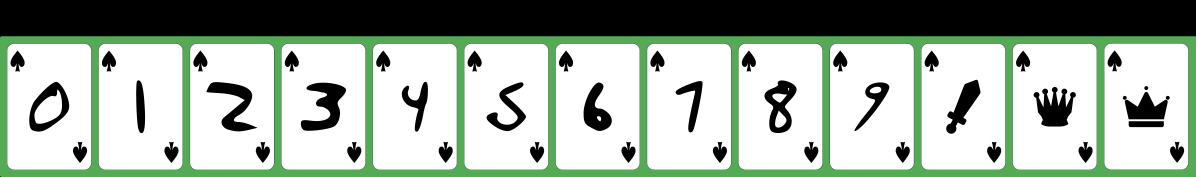
#> input picture media/example_cards.png, 4782 x 708 px, given in place of 1.jpg, which was not available (shown at 1/4 size)
$ python -i segmentation.py   (imports and definitions only)
#> lines starting #> are read from the running program, lines starting #| are printed output that depends on the picture; after the words box and inside, x2 and y2 are one past the last pixel; in counts of white or black regions, pixels touching at a corner belong together; pictures that were not available may be replaced by others from this repository, and a replacement may not be noted
import os
import pandas as pd
import numpy as np
from skimage import exposure
from scipy.spatial import distance
import cv2


def get_centers_contours(sorted_contours, len_contours):
    """
    get the center coordinates of contours
    """
    centers = np.zeros((len_contours, 2))

    for i in range(0, len_contours):
        M = cv2.moments(sorted_contours[i].copy())
        cX = int(M["m10"] / M["m00"])
        cY = int(M["m01"] / M["m00"])
        centers[i, 0] = cX
        centers[i, 1] = cY

    return centers


# [150 lines left out: functions find_suits, get_contours_one_card, get_needed_contours, not called in this run]


def get_centers_and_ordered(cntsSorted, center_badge_idx):
    """
    INPUTS:
    - cntsSorted: sorted contours
    - center_badge_idx: index of the badge

    OUTPUTS:
    - contours reordered with respect to the player number
    - the badge coordinates
    - center coordinates reordered with respect to the player number
    """
    # Get the centers of each contour
    centers = get_centers_contours(cntsSorted, len(cntsSorted))

    # get centers of cards only as numpy array
    centers_cards = np.array([centers[i, :] for i in range(5) if i != center_badge_idx])

    # Rearrange centers with respect to the players' names
    player1 = np.argmax(centers_cards[:, 1])
    player3 = np.argmin(centers_cards[:, 1])
    player2 = np.argmax(centers_cards[:, 0])
    player4 = np.argmin(centers_cards[:, 0])
    players_args = [player1, player2, player3, player4]

    center_badge_coordinates = centers[center_badge_idx, :]
    centers_ordered = np.array([centers_cards[i, :] for i in players_args])
    ordered_contours_cards = [cntsSorted[i] for i in players_args]
    return center_badge_coordinates, centers_ordered, ordered_contours_cards


def dilate_image(img, nb_iters=5, dilate=False):
    """
    apply a morphological change to the image
    the change is whether a dilation (with a number of terations that can be chosen) or a simple close
    """
    if dilate:
        return cv2.morphologyEx(img, cv2.MORPH_DILATE, kernel, iterations=nb_iters)
    else:
        return cv2.morphologyEx(img, cv2.MORPH_CLOSE, kernel, iterations=nb_iters)


def apply_hull(contours):
    """
    Apply convex hull to contours
    Helps when not all contours are visible
    """
    hull = []
    for i in range(len(contours)):
        hull.append(cv2.convexHull(contours[i].copy(), False))
    return hull


def get_ratio_area_enclosed_area(closed_contour):
    """
    compute area of contour and the area of its enclosed circle and return the ratio
    Helps us find the dealer
    """
    # compute the radius of the minimum enclosing circle of the contour
    min_circle_radius = cv2.minEnclosingCircle(closed_contour)[-1]

    # get the area of the minimum enclosing circle of the contour
    area_enclosing = np.pi * min_circle_radius**2

    # get the area of the contour
    area = cv2.contourArea(closed_contour)

    # return the ratio of the area of the contour by the area of the minimum enclosing circle
    return area / area_enclosing


def get_important_contours(
    img, dilate=False, nb_iters=5, hull=False, delay_pixel=0, gamma=1.51
):
    """
    1) Adjust gamma
    2) Apply a green filter that will return a greyscale image depending whether the pixel is green or not
    3) Possibility to apply dilation (with chosen number of iterations) on the greyscale image
    4) Find the contours of the image
    5) Possibility to apply a hull on the contours
    6) sort the contours depending on the length and keep the 5 first ones
    If the contours have been well retrieved, the first four represent the cards while the fifth representts the dealer

    INPUTS:
    - img : The original image
    - dilate: Boolean: Whether we want to dilate the image or not (after passing the green filter)
    - nb_iters: number of iterations applied in the dilation
    - hull: Boolean: whether we want to apply a hull on the contours or not
    - delay_pixel: Int: number we put if we want the threshold of green pixels to be larger

    OUTPUT:
    The 5 largest contours (representing the four cards and the dealer badge)
    """
    green_contours = get_green_contours(img.copy(), delay_pixel)

    # dilate the contours of the image
    final_im = dilate_image(green_contours.copy(), nb_iters=5, dilate=False)

    # Get contours
    contours_tmp, _ = cv2.findContours(
        final_im.copy(), cv2.RETR_EXTERNAL, cv2.CHAIN_APPROX_SIMPLE
    )

    if hull:
        contours2 = apply_hull(contours_tmp)
    else:
        contours2 = contours_tmp

    cntsSorted = sorted(contours2, key=lambda x: cv2.arcLength(x, True))[::-1][:5]
    return cntsSorted


kernel = np.ones((5, 5), np.uint8)


def get_green_contours(img, delay_pixel=0):
    """
    function that return a greyscale image after applying a mask that detects green colours
    delay_pixel: Int : number with which we want to change the green mask interval (the bigger the wider the interval)
    """
    # Convert image to hsv
    hsv = cv2.cvtColor(img, cv2.COLOR_BGR2HSV)

    # Get the mask
    mask = cv2.inRange(
        hsv,
        (40 - delay_pixel, 25 - delay_pixel, 25 - delay_pixel),
        (80 + delay_pixel, 255, 255),
    )

    ## slice the green
    imask = mask > 0
    green = np.zeros_like(img, np.uint8)
    green[imask] = 255
    greyscale = cv2.cvtColor(green, cv2.COLOR_BGR2GRAY)
    return greyscale


def get_digits(path, train=False):
    """
    Main function, used to find the digits and return them
    INPUT:
    - path: str: path to the data folder
    - train: Bool: whether we are training (generating data to be able to test it)
    or that we are testing (no labels given)
    """
#> called with path = '../media/example_cards.png', train = False
    X_digits = []
    X_suits = []
    pred_dealer = []
    image_paths = []

    # Prepare the paths list for train or test
    if train:

        y_digits = []
        y_suits = []
        test_dealer = []

        games_paths = sorted(["game" + str(i) for i in range(1, 8)])
        rounds_paths = [str(i) + ".jpg" for i in range(1, 14)]
        for game_nb in range(0, len(games_paths)):

            results_path = os.path.join(
                path, "train", games_paths[game_nb], "game" + str(game_nb + 1) + ".csv"
            )

            data_game_1 = pd.read_csv(results_path)

            for round_number in range(len(rounds_paths)):
                # could have been done with for loop
                row = data_game_1.loc[round_number, :]
                y_suits.append(row.P1[1])
                y_digits.append(row.P1[0])

                y_suits.append(row.P2[1])
                y_digits.append(row.P2[0])

                y_suits.append(row.P3[1])
                y_digits.append(row.P3[0])

                y_suits.append(row.P4[1])
                y_digits.append(row.P4[0])

                test_dealer.append(row["D"])

                image_paths.append(
                    os.path.join(
                        path, "train", games_paths[game_nb], rounds_paths[round_number]
                    )
                )

    else:
        rounds_paths = [str(i) + ".jpg" for i in range(1, 14)]
        for round_nb in range(len(rounds_paths)):
            round = rounds_paths[round_nb]
            image_paths.append(os.path.join(path, "test", round))

    # Begin processing
    counter = 0
    for image_path in image_paths:
        img_original = cv2.imread(image_path)
#> img_original is the input picture: shape (708, 4782, 3); mean B, G, R 160.4, 172.5, 160.4
        img = img_original.copy()
        img = exposure.adjust_gamma(img.copy(), gamma=1.51)
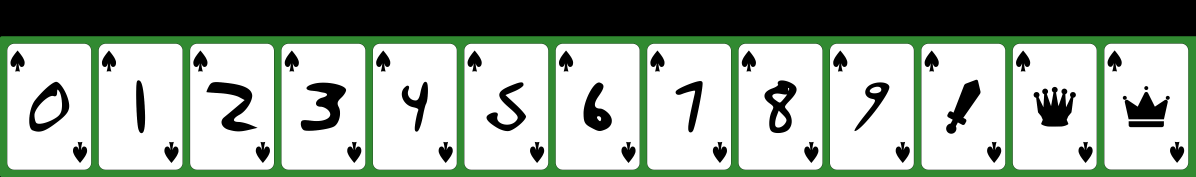
#> img: shape (708, 4782, 3) (shown at 1/4 size); mean B, G, R 155, 167.6, 155
        cntsSorted = get_important_contours(
            img.copy(), dilate=True, nb_iters=5, hull=True
        )
#> in get_green_contours, `hsv = cv2.cvtColor(img, cv2.COLOR_BGR2HSV)`: hsv: shape (708, 4782, 3); mean H, S, V 8.8, 23.7, 167.6
#> in get_green_contours, `mask = cv2.inRange( hsv, (40 - delay_pixel, 25 - delay_pixel, 25 - del..`:
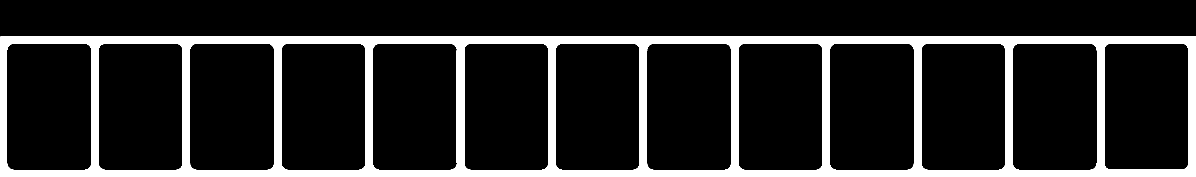
#> mask: shape (708, 4782) (shown at 1/4 size); 14.4% white; 1 white region, box (x1, y1, x2, y2) and area: (0, 145, 4782, 708) 486354
#> in dilate_image, `return cv2.morphologyEx(img, cv2.MORPH_CLOSE, kernel, iterations=nb_it..`: returned value: shape (708, 4782); 14.4% white; 1 white region, box (x1, y1, x2, y2) and area: (0, 145, 4782, 708) 486539
#> in get_important_contours, `contours_tmp, _ = cv2.findContours( final_im.copy(), cv2.RETR_EXTERNAL..`: contours_tmp = [[[0, 145], [0, 707], [4781, 707], [4781, 145]]]
#> the loop in apply_hull, `for i in range(len(contours)):` made 1 pass
#> after the loop in apply_hull, `for i in range(len(contours)):`: hull = [[[4781, 145], [4781, 707], [0, 707], [0, 145]]]
#> cntsSorted = [[[4781, 145], [4781, 707], [0, 707], [0, 145]]]

        ratios_area_enclosed_area = np.array(
            [get_ratio_area_enclosed_area(x.copy()) for x in cntsSorted.copy()]
        )
#> in get_ratio_area_enclosed_area, `min_circle_radius = cv2.minEnclosingCircle(closed_contour)[-1]`: min_circle_radius = 2407
#> in get_ratio_area_enclosed_area, `area_enclosing = np.pi * min_circle_radius**2`: area_enclosing = 18200664.8
#> in get_ratio_area_enclosed_area, `area = cv2.contourArea(closed_contour)`: area = 2686922
#> ratios_area_enclosed_area = [0.148]
        # Do two other preprocessings to the data in case the first one didn't work well

        # The dealer badge's ratio with the area of it's eenclose cirle is around 0.9
        # When all the ratios are inferior to 0.7, this means that the dealer wasn't found correctly
        # => dealer and card were merged because of dilate
        # We do another preprocessing but with less dilation iterations
        if np.all(ratios_area_enclosed_area < 0.7):
            # print('ratios<0.7')
            img = img_original.copy()
            img = exposure.adjust_gamma(img.copy(), gamma=1.4)
            cntsSorted = get_important_contours(
                img.copy(), dilate=True, hull=True, nb_iters=1, delay_pixel=1
            )
#> call 2 of get_green_contours, with delay_pixel = 1
#> in get_green_contours (call 2), `hsv = cv2.cvtColor(img, cv2.COLOR_BGR2HSV)`: hsv: shape (708, 4782, 3); mean H, S, V 8.8, 22.8, 168.7
#> in get_green_contours (call 2), `mask = cv2.inRange( hsv, (40 - delay_pixel, 25 - delay_pixel, 25 - del..`:
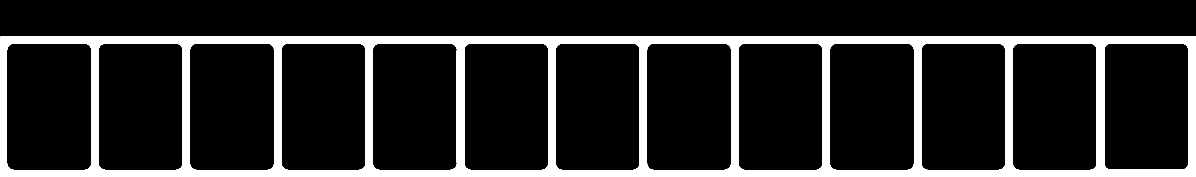
#> mask: shape (708, 4782) (shown at 1/4 size); 14.4% white; 1 white region, box (x1, y1, x2, y2) and area: (0, 145, 4782, 708) 487860
#> in dilate_image (call 2), `return cv2.morphologyEx(img, cv2.MORPH_CLOSE, kernel, iterations=nb_it..`: returned value: shape (708, 4782); 14.4% white; 1 white region, box (x1, y1, x2, y2) and area: (0, 145, 4782, 708) 488054
#> the loop in apply_hull (call 2), `for i in range(len(contours)):` made 1 pass
            ratios_area_enclosed_area = np.array(
                [get_ratio_area_enclosed_area(x.copy()) for x in cntsSorted.copy()]
            )

        # Manual expection also shows that the ratio of cards when everything is goo is around 0.6
        # When at least one ratio is inferior to 0.5, this means that one card wasn't well detected
        # We do the preprocessing again but with more iterations on dilations
        if np.any(ratios_area_enclosed_area < 0.5):
            # print('one ratio < 0.5')
            img = img_original.copy()
            img = exposure.adjust_gamma(img.copy(), gamma=1.7)
            cntsSorted = get_important_contours(
                img.copy(), dilate=True, nb_iters=7, hull=True, delay_pixel=2
            )
#> call 3 of get_green_contours, with delay_pixel = 2
#> in get_green_contours (call 3), `hsv = cv2.cvtColor(img, cv2.COLOR_BGR2HSV)`: hsv: shape (708, 4782, 3); mean H, S, V 8.9, 25.7, 166.1
#> in get_green_contours (call 3), `mask = cv2.inRange( hsv, (40 - delay_pixel, 25 - delay_pixel, 25 - del..`:
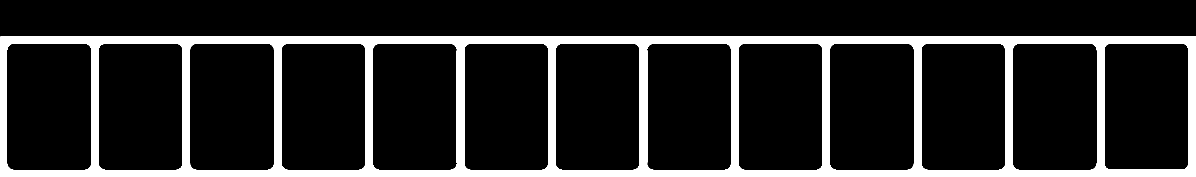
#> mask: shape (708, 4782) (shown at 1/4 size); 14.4% white; 1 white region, box (x1, y1, x2, y2) and area: (0, 145, 4782, 708) 486728
#> in dilate_image (call 3), `return cv2.morphologyEx(img, cv2.MORPH_CLOSE, kernel, iterations=nb_it..`: returned value: shape (708, 4782); 14.4% white; 1 white region, box (x1, y1, x2, y2) and area: (0, 145, 4782, 708) 486984
            ratios_area_enclosed_area = np.array(
                [get_ratio_area_enclosed_area(x.copy()) for x in cntsSorted.copy()]
            )

        # HERE KNOW IF FAIL OR FALSE D

        center_badge_idx = np.argmax(ratios_area_enclosed_area)
#> center_badge_idx = 0
        center_badge, centers_ordered, ordered_contours_cards = get_centers_and_ordered(
            cntsSorted, center_badge_idx
        )
#> the loop in get_centers_contours, `for i in range(0, len_contours):` made 1 pass
#> (cX, cY) on pass 1: (2390, 426)
#> after the loop in get_centers_contours, `for i in range(0, len_contours):`: centers = [[2390, 426]]

        centers_distances = np.array(
            [np.linalg.norm(centers_ordered[i, :] - center_badge) for i in range(4)]
        )
        badge_idx = np.argmin(centers_distances)

        pred_dealer.append(badge_idx + 1)

        # Iterate over the four players and get the digit and the suit for each
        for iter in range(0, 4):
            contours_card = get_contours_one_card(
                img.copy(), ordered_contours_cards.copy(), iter
            )
            try:
                contour_suit, contour_digit = find_suits(contours_card)
                X_suit = get_needed_contours(contour_suit.copy(), "suits")
                X_digit = get_needed_contours(contour_digit.copy(), "digits")
                X_suits.append(X_suit)
                X_digits.append(X_digit)

                # If we are training, we also get the test labels

            # case there is an error: catch an exception
            except Exception as e:
                if train:
                    # Do not train on wrong data: skit it and print a warning
                    print("Warning: failed on -->", image_path)
                    y_digits.pop(counter)
                    y_suits.pop(counter)
                else:
                    # generate ranom images for test
                    X_suits.append(np.random.random((500, 500)))
                    X_digits.append(np.random.random((180, 180)))
            counter += 1

    # If we are ttraining, save the images locally in order not to run the program much times
    if train:
        np.savez(
            "generated_sample.npz",
            test_data_dealer=test_dealer,
            predictions_dealer=pred_dealer,
            test_data_suits=y_suits,
            test_data_digits=y_digits,
            train_data_digits=X_digits,
            train_data_suits=X_suits,
        )
    # If we are testing, return a dictionnary with the dealer predictions, suits images and digits images
    else:
        return dict(
            predictions_dealer=pred_dealer,
            train_data_digits=X_digits,
            train_data_suits=X_suits,
        )

#> (the run stopped early here; a loop or call above may not have finished)
